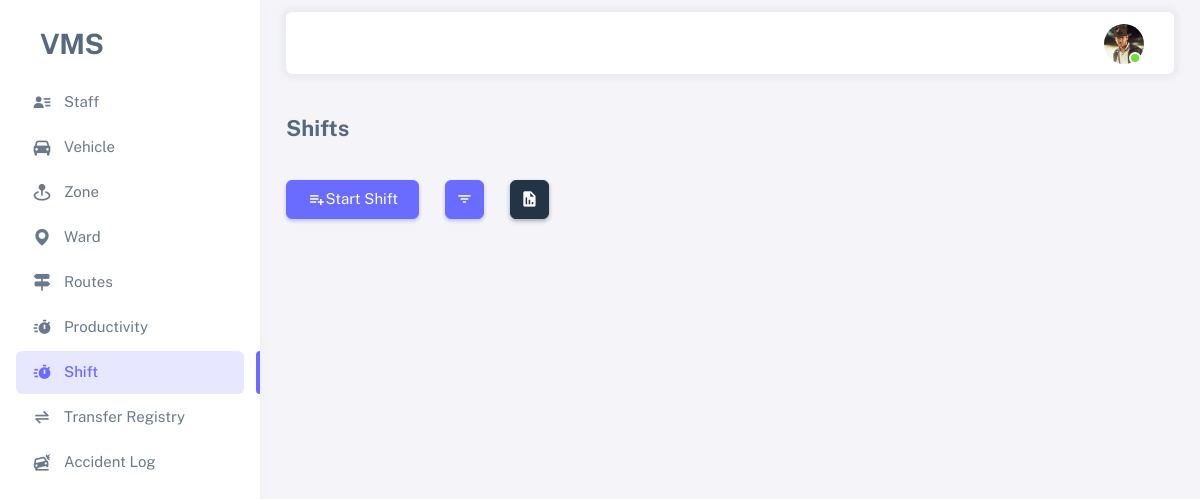
Page /shift-list/ (signed in) on the earlier database version.
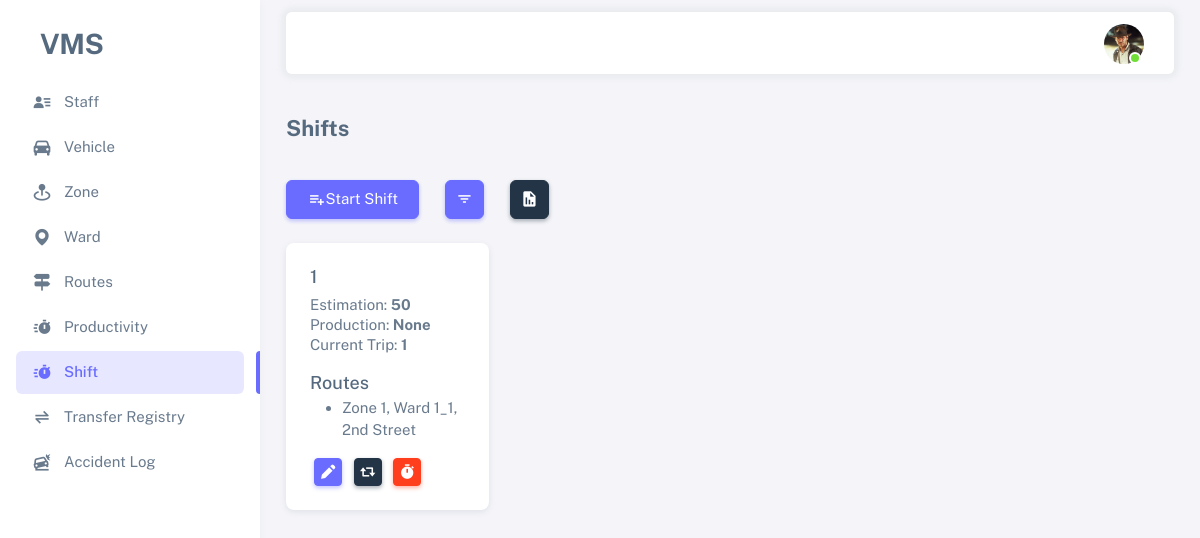
Same page on the later database version.
### vms_app/models.py (models this page shows, shortened)
class Shift(models.Model):
    choices_shifts = [
        ('I', 'I'),
        ('II', 'II'),
        ('III', 'III'),
        ('Others', 'Others')
    ]
    vehicle = models.ForeignKey(Vehicle, related_name="vehicle_shift_set", on_delete=models.PROTECT,
                                limit_choices_to={'is_active': True, 'is_working': False})
    start = models.DateTimeField(default=timezone.now)
    out_km = models.FloatField(null=True, blank=True, default=0.0)
    start_image = models.ImageField(upload_to='shift_start/')
    end = models.DateTimeField(null=True, blank=True)
    in_km = models.FloatField(null=True, blank=True, default=0.0)
    end_image = models.ImageField(upload_to='shift_end/', null=True, blank=True)
    created_on = models.DateTimeField(auto_now_add=True)
    created_date = models.DateField(auto_now_add=True)
    shift_name = models.CharField(max_length=100, choices=choices_shifts)
    routes = models.ManyToManyField(Route, blank=False, limit_choices_to={'is_active': True, 'is_working': False})
    time_estimation = models.IntegerField(null=True, blank=True)
    km_estimation = models.IntegerField(null=True, blank=True)
    driver = models.CharField(max_length=500, default='Vendor')
    day_production = models.IntegerField(null=True, blank=True)
    total_trip = models.IntegerField(null=True, blank=True, default=1)
    first_trip_ton = models.IntegerField(null=True, blank=True)
    second_trip_ton = models.IntegerField(null=True, blank=True)
    third_trip_ton = models.IntegerField(null=True, blank=True)
    fourth_trip_ton = models.IntegerField(null=True, blank=True)
    fifth_trip_ton = models.IntegerField(null=True, blank=True)
    sixth_trip_ton = models.IntegerField(null=True, blank=True)
    trip_ton = models.IntegerField(default=0, null=True, blank=True)
    def __str__(self) -> str:
        return f"[{self.vehicle}] {self.driver}"
    class Meta:
        unique_together = ['shift_name', 'vehicle', 'created_date']

class Vehicle(models.Model):
    vehicle_number = models.CharField(max_length=100, unique=True)
    is_active = models.BooleanField(default=True)
    is_working = models.BooleanField(default=False)
    supervisor = models.ForeignKey(Employee, on_delete=models.SET_NULL, null=True, blank=True,
                                   related_name='vehicle_supervised_by', limit_choices_to={'is_active': True})
    load_estimation = models.IntegerField(default=1000)  # in kg
    remark = models.TextField(null=True, blank=True)
    created_by = models.ForeignKey(Employee, on_delete=models.SET_NULL, null=True, blank=True,
                                   related_name='vehicle_created_by')
    created_on = models.DateTimeField(auto_now_add=True)
    updated_by = models.ForeignKey(Employee, on_delete=models.SET_NULL, null=True, blank=True,
                                   related_name='vehicle_updated_by')
    updated_on = models.DateTimeField(auto_now=True)
    zone = models.ForeignKey(Zone, related_name='zone_vehicles_set',
                             on_delete=models.PROTECT, null=True, blank=True)
    workshop = models.ForeignKey(Workshop, related_name='workshop_vehicles_set',
                                 on_delete=models.PROTECT, null=True, blank=True)
    register_number = models.CharField(max_length=50, null=True, blank=True, unique=True)
    chassis_number = models.CharField(max_length=50, null=True, blank=True)
    vehicle_model = models.CharField(max_length=50, null=True, blank=True)
    type = models.CharField(max_length=50, null=True, blank=True)
    engine_number = models.CharField(max_length=50, null=True, blank=True)
    fc_date = models.DateField(null=True, blank=True)
    insurance = models.DateField(null=True, blank=True)
    puc = models.DateField(null=True, blank=True)  # pollution under control certificate expiry date
    def __str__(self) -> str:
        return self.vehicle_number

class Route(models.Model):
    zone = models.ForeignKey(Zone, related_name='zone_routes_set', on_delete=models.PROTECT)
    ward = models.ForeignKey(Ward, related_name='ward_routes_set', on_delete=models.PROTECT)
    street = models.CharField(max_length=500)
    km_estimation = models.IntegerField(null=True, blank=True, default=50)
    time_estimation = models.IntegerField(null=True, blank=True)
    is_active = models.BooleanField(default=True)
    is_working = models.BooleanField(default=False)
    supervisor = models.ForeignKey(Employee, on_delete=models.SET_NULL, null=True, blank=True,
                                   related_name='route_supervised_by', limit_choices_to={'is_active': True})
    created_by = models.ForeignKey(Employee, on_delete=models.SET_NULL, null=True, blank=True,
                                   related_name='route_created_by')
    created_on = models.DateTimeField(auto_now_add=True)
    updated_by = models.ForeignKey(Employee, on_delete=models.SET_NULL, null=True, blank=True,
                                   related_name='route_updated_by')
    updated_on = models.DateTimeField(auto_now=True)
    def __str__(self) -> str:
        return f"{self.zone}, {self.ward}, {self.street}"

class Zone(models.Model):
    zone_name = models.CharField(max_length=50, unique=True)
    is_active = models.BooleanField(default=True)
    def __str__(self):
        return self.zone_name

class Ward(models.Model):
    ward_name = models.CharField(max_length=50, unique=True)
    zone = models.ForeignKey(Zone, related_name='contained_wards_set', on_delete=models.PROTECT)
    is_active = models.BooleanField(default=True)
    def __str__(self):
        return f"{self.ward_name}"

### vms_app/views.py (the view)
# urls.py: path('shift-list/', views.shift_list, name="shift_list"),
@login_required(login_url='login')
@active_required
def shift_list(request):
    shift = Shift.objects.filter(start__date=timezone.now().date())
    context = {
        "menu": "menu-shift",
        "shift_list": shift,
        "type": type,
    }
    return render(request, 'vms_app/shift_views/shift_list.html', context)

### vms_app/templates/vms_app/shift_views/shift_list.html (shortened to what this page needs)
{% extends "base.html" %}
{% block content %}
    <h4 class="fw-bold py-3 mb-4">Shifts</h4>
    <div class="row">
        <div class="col-auto">
            <a href="{% url "add_shift" %}" class="btn btn-primary">
                <span class="tf-icons bx bx-list-plus"></span> Start Shift
            </a>
        </div>
        {% if request.user.is_superuser %}
            <div class="col-auto">
                <button type="button" class="btn btn-primary btn-icon dropdown-toggle hide-arrow"
                        data-bs-toggle="dropdown" aria-expanded="false">
                    <i class="bx bx-filter"></i>
                </button>
            </div>
        {% endif %}
        <div class="col-auto">
            <a href="{% url "productivity_week_report" %}" class="btn btn-dark btn-icon"><i
                    class='bx bxs-report'></i></a>
        </div>
    </div>
    <div class="row mt-4">
        {% for shift in shift_list %}
            <div class="col-sm-3">
                <div class="card mb-4">
                    <div class="card-body">
                        <h5 class="card-title">{{ shift.vehicle }}</h5>
                        <div class="card-subtitle mb-1">Estimation: <b>{{ shift.time_estimation }}</b></div>
                        <div class="card-subtitle mb-1">Production: <b>{{ shift.day_production }}</b></div>
                        <div class="card-subtitle mb-3">Current Trip: <b>{{ shift.total_trip }}</b></div>
                        <h5 class="mb-1">Routes</h5>
                        <ul>
                            {% for route in shift.routes.all %}
                                <li>{{ route }}</li>
                            {% endfor %}
                        </ul>
                        {% if not shift.end %}
                            <a href="{% url "edit_shift" shift.id %}"
                               class="btn btn-sm btn-primary btn-icon mx-1">
                                <i class="bx bxs-pencil"></i>
                            </a>
                            {% if shift.total_trip < 6 %}
                                <button class="btn btn-sm btn-dark btn-icon mx-1" data-bs-toggle="modal"
                                        data-bs-target="#close-trip-{{ shift.id }}">
                                    <i class='bx bx-repost'></i>
                                </button>
                            {% endif %}
                            <a class="btn btn-sm btn-danger btn-icon mx-1" href="{% url 'end_shift' shift.id %}">
                                <i class="bx bxs-stopwatch"></i>
                            </a>
                        {% endif %}
                    </div>
                </div>
            </div>
        {% endfor %}
    </div>
{% endblock content %}

Differences in the rows shown:
added Shift: vehicle "1", time_estimation "50", day_production "None", total_trip "1"
now on this page (row edited): Route: zone+ward+street "Zone 1, Ward 1_1, 2nd Street"
